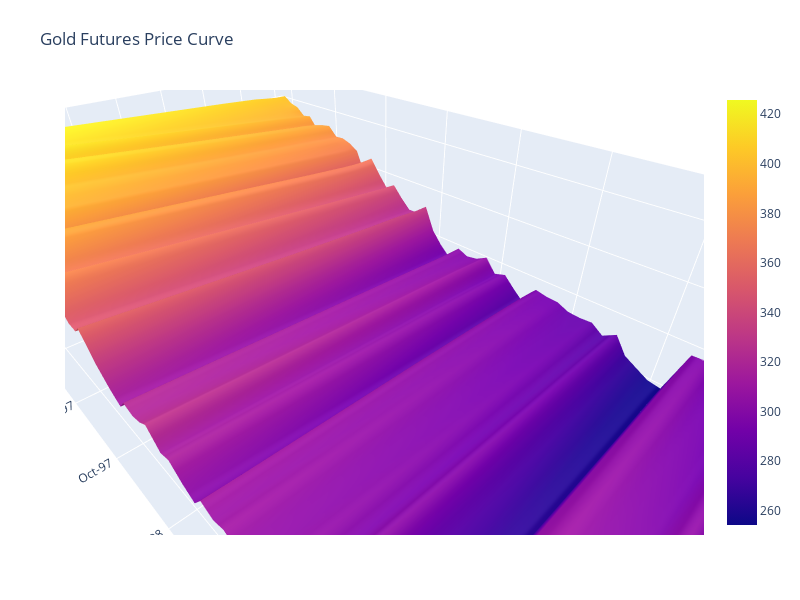

The notebook cell this image was saved under:
### Markdown cell above
## 3D Plots

Given that the raw data between 1996 and 2000 are more complete, we choose to plot the surfaces between 1996 and 2000.

### Code cell
import plotly.graph_objects as go

plotdata = const_mat['1996':'2000'].resample('M').fillna('ffill')

x = plotdata.columns.levels[1]
y = plotdata.index.strftime('%b-%y').tolist()
z = plotdata.values

fig = go.Figure(data=[go.Surface(x=x,y=y,z=z)])

fig.update_layout(title='Gold Futures Price Curve', autosize=True, 
                  width=800, height=600, 
                  scene=dict(
                      xaxis = dict(
                          title = 'Days to Maturity',
                      ),
                      yaxis = dict(
                          title = 'Date',
                      ),
                      zaxis = dict(
                          title = 'Price',
                      ),
                      aspectmode='manual',
                      aspectratio=dict(x=2,y=4,z=1),
                   ),
                  margin=dict(l=65, r=50, b=65, t=90))

fig.show()

### Figure 1 — Plotly figure (JSON) as saved in the notebook; plotly's stock layout.template omitted (floating-point values rounded to 4 significant figures; data arrays with more than 128 entries replaced by an {"elided": "..."} marker saying what was removed)
{"data": [{"type": "surface", "x": [1, 5, 30, 60, 90, 180, 360, 720], "y": ["Jan-96", "Feb-96", "Mar-96", "Apr-96", "May-96", "Jun-96", "Jul-96", "Aug-96", "Sep-96", "Oct-96", "Nov-96", "Dec-96", "Jan-97", "Feb-97", "Mar-97", "Apr-97", "May-97", "Jun-97", "Jul-97", "Aug-97", "Sep-97", "Oct-97", "Nov-97", "Dec-97", "Jan-98", "Feb-98", "Mar-98", "Apr-98", "May-98", "Jun-98", "Jul-98", "Aug-98", "Sep-98", "Oct-98", "Nov-98", "Dec-98", "Jan-99", "Feb-99", "Mar-99", "Apr-99", "May-99", "Jun-99", "Jul-99", "Aug-99", "Sep-99", "Oct-99", "Nov-99", "Dec-99", "Jan-00", "Feb-00", "Mar-00", "Apr-00", "May-00", "Jun-00", "Jul-00", "Aug-00", "Sep-00", "Oct-00", "Nov-00", "Dec-00"], "z": {"elided": "60x8 float values"}}], "layout": {"autosize": true, "height": 600, "margin": {"b": 65, "l": 65, "r": 50, "t": 90}, "scene": {"aspectmode": "manual", "aspectratio": {"x": 2, "y": 4, "z": 1}, "xaxis": {"title": {"text": "Days to Maturity"}}, "yaxis": {"title": {"text": "Date"}}, "zaxis": {"title": {"text": "Price"}}}, "title": {"text": "Gold Futures Price Curve"}, "width": 800}}
